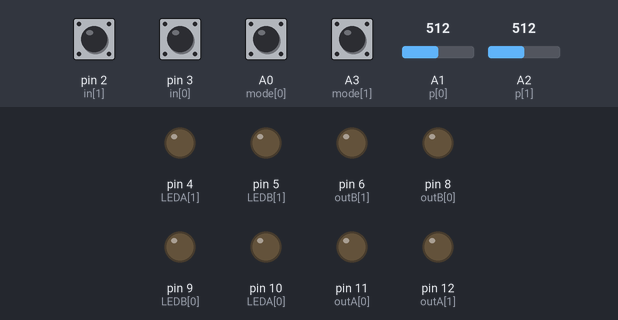
A sketch run on a simulated Arduino Uno, built with avr-gcc and run on an emulated ATmega328P. Shown: output pins drawn as LEDs (lit = HIGH). The inputs (shaded band) are chosen by the test bench; at power-on: A0 (mode[0]), A3 (mode[1]), pin 2 (in[1]), pin 3 (in[0]) HIGH, A1 (p[0]) = 512, A2 (p[1]) = 512. Random numbers use the default seed unless the sketch sets one.

Above: at 1.2 s.
1.3 s: pin 2 (in[1]) pulled LOW for 0.15 s
At 1.37 s:
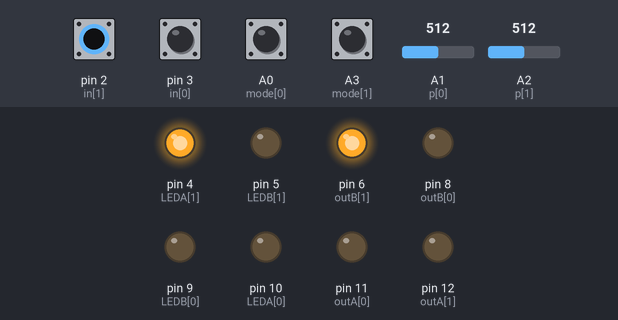
2.9 s: pin 3 (in[0]) pulled LOW for 0.15 s
At 2.97 s:
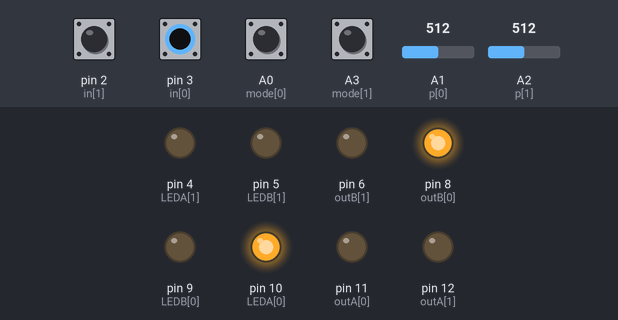
4.5 s: pin 2 (in[1]) pulled LOW for 1 s
At 5.3 s:
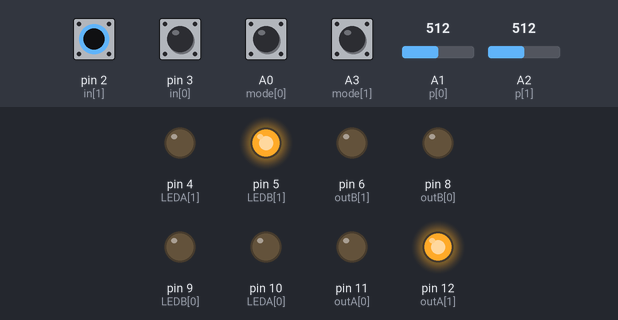
7.0 s: pin 3 (in[0]) pulled LOW for 1 s
At 7.5 s:
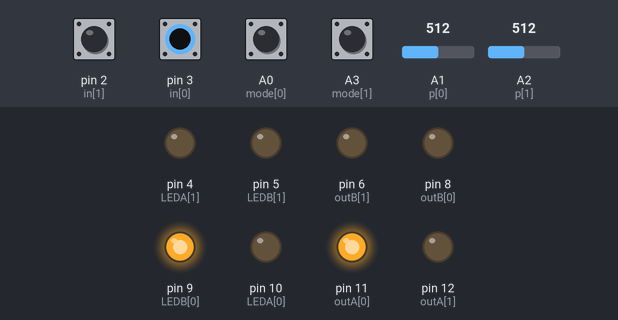
9.5 s: pin 2 (in[1]) driven LOW and pin 3 (in[0]) driven LOW
At 10.6 s:
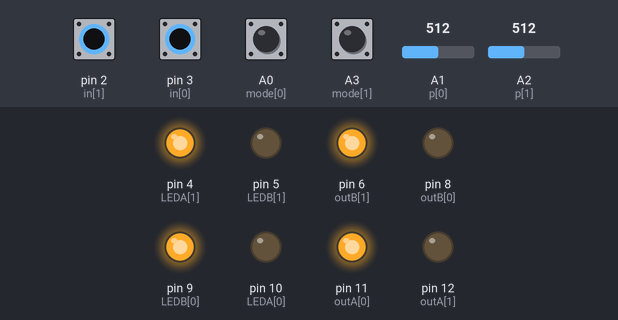
11.0 s: pin 2 (in[1]) driven HIGH
At 11.8 s:
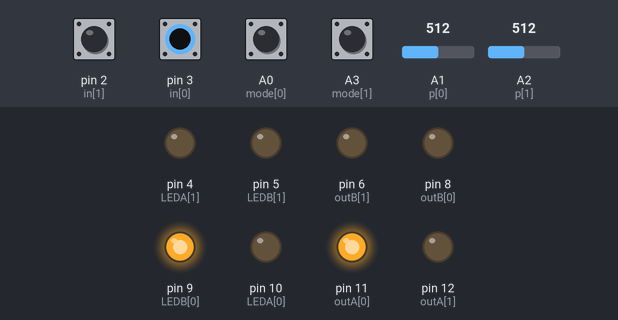
Timing chart, 0 to 13.5 s (numbered marks = the images above; inputs shaded):
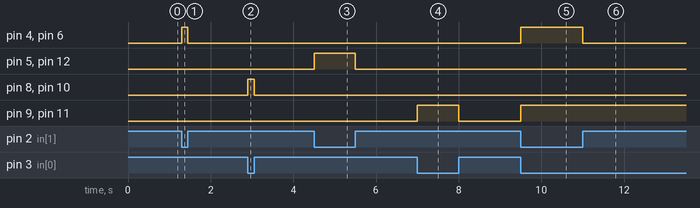

The sketch:

Offshoots.ino
```cpp
// (licence header left out)
// Auto gate generation not yet implemented

//pin associations
int in[] = {3, 2}; //switch with wires
int p[] = {A1, A2};
int outA[] = {11, 12}; //switch with wires
int LEDA[] = {10, 4};
int outB[] = {8, 6};
int LEDB[] = {9, 5};
int mode[] = {A0, A3};
bool cointoss[] = {false, false};
bool latchState[] = {false, false};

void setup() {
  // pins for 1st channel
  pinMode(in[0], INPUT_PULLUP);
  pinMode(p[0], INPUT);
  pinMode(mode[0], INPUT_PULLUP);
  pinMode(outA[0], OUTPUT);
  pinMode(outB[0], OUTPUT);
  pinMode(LEDA[0], OUTPUT);
  pinMode(LEDB[0], OUTPUT);


  // pins for 2nd channel
  pinMode(in[1], INPUT_PULLUP);
  pinMode(p[1], INPUT);
  pinMode(mode[1], INPUT_PULLUP);
  pinMode(outA[1], OUTPUT);
  pinMode(outB[1], OUTPUT);
  pinMode(LEDA[1], OUTPUT);
  pinMode(LEDB[1], OUTPUT);

  attachInterrupt(digitalPinToInterrupt(in[0]), change0, CHANGE);
  attachInterrupt(digitalPinToInterrupt(in[1]), change1, CHANGE);


}

void change0() {
  if (digitalRead(mode[0]) == HIGH) {
    toggleLogic(0);
  }
  else {
    latchLogic(0);
  }
}

void change1() {
  if (digitalRead(mode[1]) == HIGH) {
    toggleLogic(1);
  }
  else {
    latchLogic(1);
  }
}

void toggleLogic(int channel) {
  if (digitalRead(in[channel]) == HIGH) {
    digitalWrite(outA[channel], LOW);
    digitalWrite(outB[channel], LOW);
    digitalWrite(LEDA[channel], LOW);
    digitalWrite(LEDB[channel], LOW);
  }
  else {
    cointoss[channel] = random(1009) > analogRead(p[channel]);
    digitalWrite(outA[channel], !cointoss[channel]);
    digitalWrite(outB[channel], cointoss[channel]);
    digitalWrite(LEDA[channel], cointoss[channel]);
    digitalWrite(LEDB[channel], !cointoss[channel]);
  }
}

void latchLogic(int channel) {
  if (digitalRead(in[channel]) == LOW) {
    cointoss[channel] = random(1023) > analogRead(p[channel]);
    if (cointoss[channel] == true) {
      latchState[channel] = !latchState[channel];
    }
    digitalWrite(outA[channel], !latchState[channel]);
    digitalWrite(outB[channel], latchState[channel]);
    digitalWrite(LEDA[channel], latchState[channel]);
    digitalWrite(LEDB[channel], !latchState[channel]);
  }
}

void loop() {
  _NOP();
}
```

Measured:
- after the input at 1.3 s, pin 4 (LEDA[1]), pin 6 (outB[1]): LOW → HIGH at once, → LOW 0.15 s later
- after the input at 2.9 s, pin 8 (outB[0]), pin 10 (LEDA[0]): LOW → HIGH at once, → LOW 0.15 s later
- after the input at 4.5 s, pin 5 (LEDB[1]), pin 12 (outA[1]): LOW → HIGH at once, → LOW 1.0 s later
- after the input at 7.0 s, pin 9 (LEDB[0]), pin 11 (outA[0]): LOW → HIGH at once, → LOW 1.0 s later
- after the input at 9.5 s, pin 4 (LEDA[1]), pin 6 (outB[1]), pin 9 (LEDB[0]), pin 11 (outA[0]): LOW → HIGH at once
- after the input at 11.0 s, pin 4 (LEDA[1]), pin 6 (outB[1]): HIGH → LOW at once
